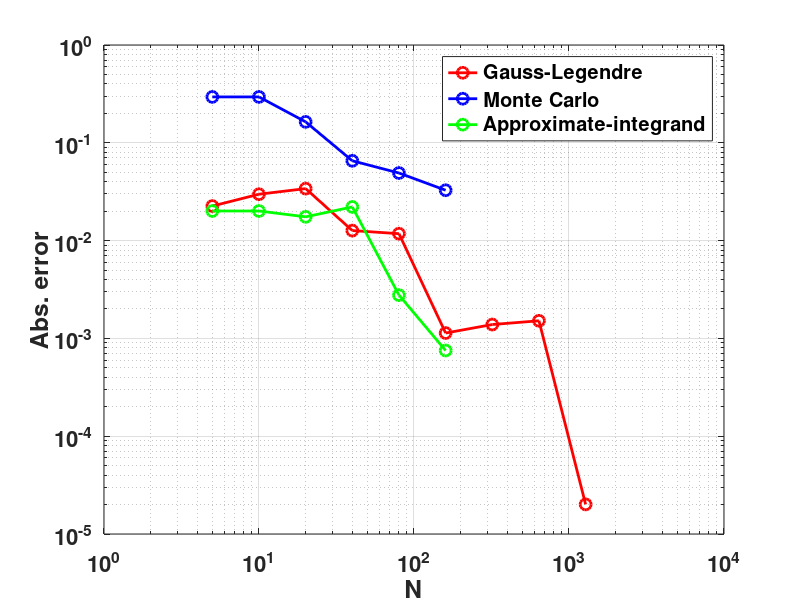

MATLAB code to generate this figure: (Note: this script raises an error after producing the figure.)
clear;clc;close all;format long;
set(0,'DefaultAxesFontSize',16,'DefaultAxesFontWeight','bold','DefaultLineLineWidth',2,'DefaultLineMarkerSize',8);
%addpath('/ufs/hemadity/Documents/chebfun');
xpos = 500;ypos = 500; width = 1000; height = 800;

data = dlmread('MC_fevals.dat');

GL = dlmread('GL_error.dat');
FIQ = dlmread('FIQ_error.dat');
AIQ = dlmread('AIQ_error.dat');
MC = dlmread('MC_error.dat');

exactmean = 0.163663;
exactstd = 0.633865691;

N = 5*[1,2,4,8,16,32];
err = []; err_std = [];
for i=N
    err(end+1) = abs(exactmean - mean(data(1:i,2)));
    err_std(end+1) = abs(exactstd - std(data(1:i,2)));
end

%Mean error
figure(1)
loglog(GL(:,1),GL(:,2),'ro-',N, err, 'bo-', AIQ(:,1),AIQ(:,2),'go-');
hold on;grid on;set(gcf,'Position',[xpos ypos width height]); box on;
xlabel('N'); ylabel('Abs. error');legend('Gauss-Legendre','Monte Carlo','Approximate-integrand');

%sigma error
figure(2)
loglog(GL(:,1),GL(:,3),'r*-',N,err_std,'b*-',AIQ(:,1),AIQ(:,3),'g*-');
hold on;grid on;set(gcf,'Position',[xpos ypos width height]); box on;
xlabel('N'); ylabel('Abs. error');legend('Gauss-Legendre','Monte Carlo','Approximate-integrand');